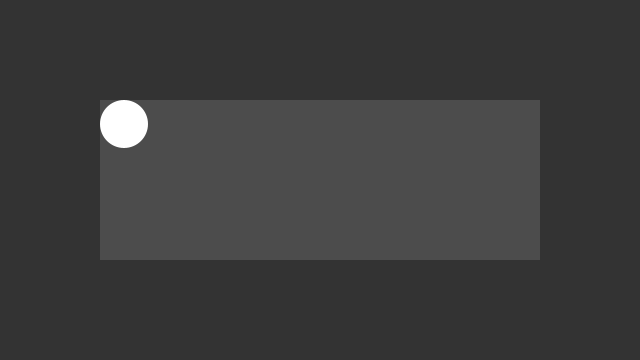
Frame 1 (no input)
Frame 60 (the mouse pressed at the canvas centre just before this capture): identical to frame 1, image omitted
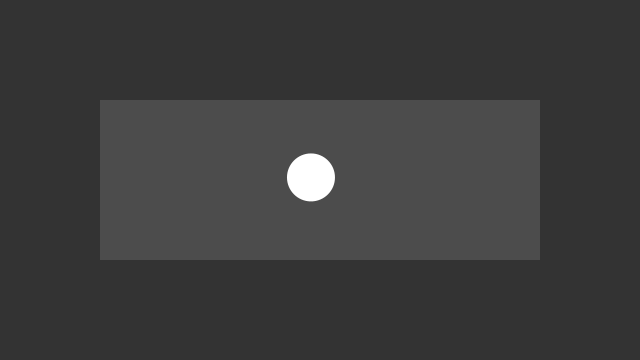
Frame 120 (the mouse held since frame 60 and released just before this capture)

The Processing sketch that drew these frames (run headless with seeded random() and noise(); from frame 60 on, the mouse is pressed at the canvas centre):

// Processing sketch: Constrain
// ── Constrain.pde
/**
 * Constrain. 
 * 
 * Move the mouse across the screen to move the circle. 
 * The program constrains the circle to its box. 
 * 
 * Updated 27 February 2010 to handle changes in size().
 */
 
float mx;
float my;
float easing = 0.05;
int radius = 24;
int edge = 100;
int inner = edge + radius;

void setup() {
  size(640, 360);
  noStroke(); 
  smooth();
  ellipseMode(RADIUS);
  rectMode(CORNERS);
}

void draw() { 
  background(51);
  
  if (abs(mouseX - mx) > 0.1) {
    mx = mx + (mouseX - mx) * easing;
  }
  if (abs(mouseY - my) > 0.1) {
    my = my + (mouseY- my) * easing;
  }
  
  mx = constrain(mx, inner, width - inner);
  my = constrain(my, inner, height - inner);
  fill(76);
  rect(edge, edge, width-edge, height-edge);
  fill(255);  
  ellipse(mx, my, radius, radius);
}
